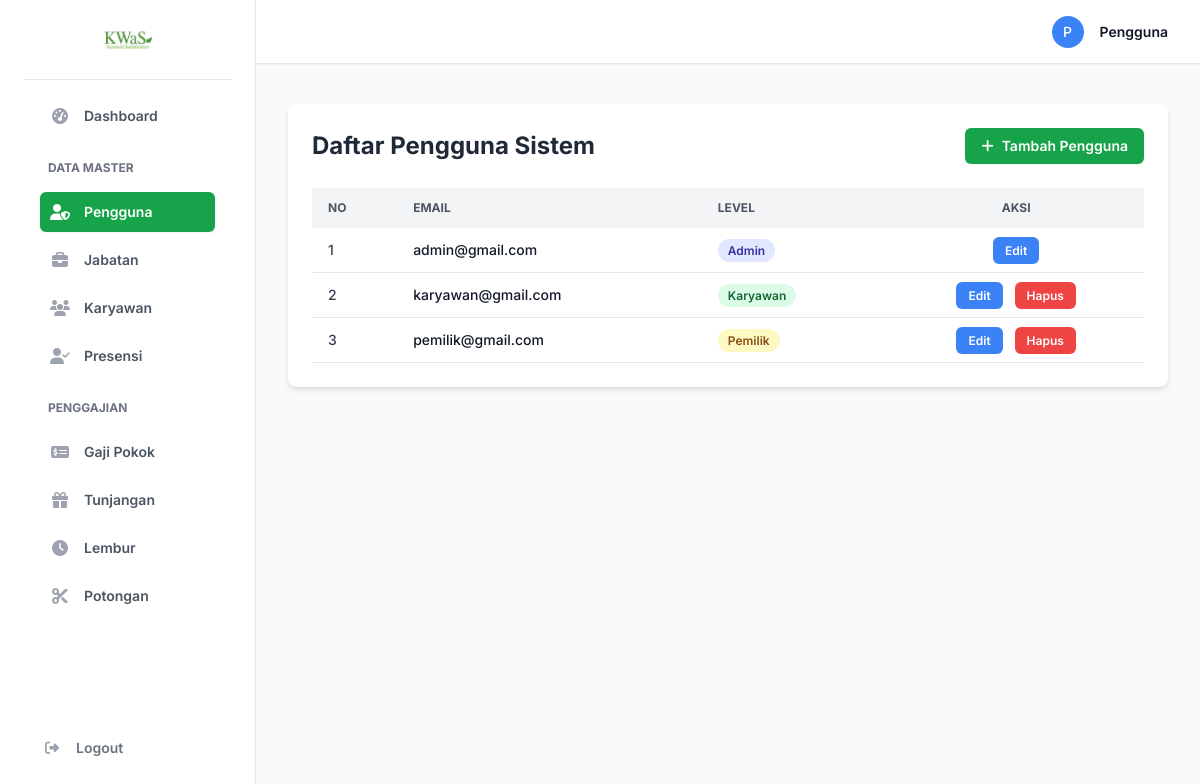
The page /pages/pengguna.php (signed in) on the database its author committed.
### tables this page shows
CREATE TABLE PENGGUNA (
    Id_Pengguna VARCHAR(15) PRIMARY KEY,
    Email VARCHAR(50) UNIQUE NOT NULL,
    Password VARCHAR(255) NOT NULL,
    Level VARCHAR(30) NOT NULL
);

### includes/functions.php (called while the page is built, shortened)
<?php
function e($string) {
    return htmlspecialchars($string ?? '', ENT_QUOTES, 'UTF-8');
}
?>

### pages/pengguna.php (the view, shortened to what this page needs)
<?php
require_once __DIR__ . '/../includes/functions.php';
$action = $_GET['action'] ?? 'list';
require_once __DIR__ . '/../includes/header.php';
require_once __DIR__ . '/../includes/sidebar.php';
?>
<?php if ($action === 'list'): ?>
    <div class="bg-white p-6 rounded-lg shadow-md">
        <div class="flex justify-between items-center mb-6">
            <h2 class="text-2xl font-bold text-gray-800">Daftar Pengguna Sistem</h2>
            <a href="pengguna.php?action=add" class="bg-green-600 text-white px-4 py-2 rounded-md hover:bg-green-700 text-sm font-semibold shadow-sm">
                <i class="fa-solid fa-plus mr-2"></i>Tambah Pengguna
            </a>
        </div>
        <div class="overflow-x-auto">
            <table class="w-full text-sm text-left text-gray-700">
                <thead class="text-xs uppercase bg-gray-100 text-gray-600">
                    <tr>
                        <th class="px-4 py-3">No</th>
                        <th class="px-4 py-3">Email</th>
                        <th class="px-4 py-3">Level</th>
                        <th class="px-4 py-3 text-center">Aksi</th>
                    </tr>
                </thead>
                <tbody>
                    <?php
                    $conn = db_connect();
                    $result = $conn->query("SELECT * FROM PENGGUNA ORDER BY Level, Email ASC");
                    $no = 1;
                    while ($row = $result->fetch_assoc()):
                    ?>
                    <tr class="bg-white border-b hover:bg-gray-50">
                        <td class="px-4 py-3 font-medium"><?= $no++ ?></td>
                        <td class="px-4 py-3 font-medium text-gray-900"><?= e($row['Email']) ?></td>
                        <td class="px-4 py-3">
                            <span class="px-2.5 py-1 text-xs font-semibold rounded-full
                                <?= $row['Level'] === 'Admin' ? 'bg-indigo-100 text-indigo-800' : '' ?>
                                <?= $row['Level'] === 'Pemilik' ? 'bg-yellow-100 text-yellow-800' : '' ?>
                                <?= $row['Level'] === 'Karyawan' ? 'bg-green-100 text-green-800' : '' ?>
                            ">
                                <?= e(ucfirst($row['Level'])) ?>
                            </span>
                        </td>
                        <td class="px-4 py-3 text-center space-x-2">
                            <a href="pengguna.php?action=edit&id=<?= e($row['Id_Pengguna']) ?>" class="bg-blue-500 text-white text-xs font-semibold px-3 py-1.5 rounded-md hover:bg-blue-600">Edit</a>
                            <?php if ($row['Id_Pengguna'] !== $_SESSION['user_id']): ?>
                            <a href="pengguna.php?action=delete&id=<?= e($row['Id_Pengguna']) ?>&token=<?= e($_SESSION['csrf_token']) ?>" class="bg-red-500 text-white text-xs font-semibold px-3 py-1.5 rounded-md hover:bg-red-600" onclick="return confirm('Yakin ingin menghapus pengguna ini?')">Hapus</a>
                            <?php endif; ?>
                        </td>
                    </tr>
                    <?php endwhile; $conn->close(); ?>
                </tbody>
            </table>
        </div>
    </div>
<?php endif; ?>
<?php
require_once __DIR__ . '/../includes/footer.php';
?>

### includes/header.php (shortened to what this page needs)
<?php
require_once __DIR__ . '/functions.php';
$current_user_name = $_SESSION['username'] ?? 'Pengguna';
?>
<!DOCTYPE html>
<html lang="id" class="h-full bg-gray-50">
<head>
    <script src="https://cdn.tailwindcss.com"></script>
    <link rel="stylesheet" href="https://cdnjs.cloudflare.com/ajax/libs/font-awesome/6.5.2/css/all.min.css">
</head>
<body class="h-full">
    <div x-data="{ sidebarOpen: false }" class="min-h-full">
        <?php if (isset($_SESSION['user_id'])): ?>
                            <?php include 'sidebar.php'; ?>
            <div class="hidden lg:fixed lg:inset-y-0 lg:z-50 lg:flex lg:w-64 lg:flex-col">
                <div class="flex grow flex-col gap-y-5 overflow-y-auto border-r border-gray-200 bg-white px-6 pb-4">
                    <?php include 'sidebar.php'; ?>
                </div>
            </div>
            <div class="lg:pl-64">
                <div class="sticky top-0 z-40 flex h-16 shrink-0 items-center gap-x-4 border-b border-gray-200 bg-white px-4 shadow-sm sm:gap-x-6 sm:px-6 lg:px-8 no-print">
                    <div class="flex flex-1 justify-end gap-x-4 self-stretch lg:gap-x-6">
                         <div class="flex items-center gap-x-4 lg:gap-x-6">
                            <div class="relative" x-data="{ open: false }">
                                <button type="button" class="-m-1.5 flex items-center p-1.5" @click="open = !open">
                                    <div class="h-8 w-8 rounded-full bg-blue-500 flex items-center justify-center">
                                        <span class="text-sm font-medium text-white"><?= e(strtoupper(substr($current_user_name, 0, 1))) ?></span>
                                    </div>
                                    <span class="hidden lg:flex lg:items-center">
                                        <span class="ml-4 text-sm font-semibold leading-6 text-gray-900" aria-hidden="true"><?= e($current_user_name) ?></span>
                                    </span>
                                </button>
                            </div>
                        </div>
                    </div>
                </div>
                <main class="py-10">
                    <div class="px-4 sm:px-6 lg:px-8">
        <?php else: ?>
             <main class="flex min-h-full flex-col justify-center py-12 sm:px-6 lg:px-8">
        <?php endif; ?>

### includes/sidebar.php (shortened to what this page needs)
<?php
$user_level = strtolower($_SESSION['level'] ?? '');
$current_page = basename($_SERVER['PHP_SELF']);
$navigation = [
    ['name' => 'Dashboard', 'href' => 'index.php', 'icon' => 'fa-solid fa-gauge-high', 'roles' => ['admin', 'pemilik']],
    ['group' => 'Data Master', 'roles' => ['admin']],
    ['name' => 'Pengguna', 'href' => 'pengguna.php', 'icon' => 'fa-solid fa-user-shield', 'roles' => ['admin']],
    ['name' => 'Jabatan', 'href' => 'jabatan.php', 'icon' => 'fa-solid fa-briefcase', 'roles' => ['admin']],
    ['name' => 'Karyawan', 'href' => 'karyawan.php', 'icon' => 'fa-solid fa-users', 'roles' => ['admin']],
    ['name' => 'Presensi', 'href' => 'presensi.php', 'icon' => 'fa-solid fa-user-check', 'roles' => ['admin']],
    ['group' => 'Penggajian', 'roles' => ['admin']],
    ['name' => 'Gaji Pokok', 'href' => 'salary.php', 'icon' => 'fa-solid fa-money-check-dollar', 'roles' => ['admin']],
    ['name' => 'Tunjangan', 'href' => 'tunjangan.php', 'icon' => 'fa-solid fa-gift', 'roles' => ['admin']],
    ['name' => 'Lembur', 'href' => 'lembur.php', 'icon' => 'fa-solid fa-clock', 'roles' => ['admin']],
    ['name' => 'Potongan', 'href' => 'potongan.php', 'icon' => 'fa-solid fa-scissors', 'roles' => ['admin']],
    ['name' => 'Penggajian', 'href' => 'penggajian_pemilik.php', 'icon' => 'fa-solid fa-money-bill-wave', 'roles' => ['pemilik']],
    ['name' => 'Laporan', 'href' => 'laporan.php', 'icon' => 'fa-solid fa-file-alt', 'roles' => ['pemilik']],
];
?>
<div class="flex h-full flex-col bg-white">
    <div class="flex h-20 shrink-0 items-center justify-center px-4 border-b border-gray-200">
        <a href="<?= BASE_URL ?>/index.php">
             <img src="<?= BASE_URL ?>/assets/images/logo.png" alt="Logo" class="h-12 w-auto">
        </a>
    </div>
    <nav class="flex flex-1 flex-col mt-4">
        <ul role="list" class="flex flex-1 flex-col gap-y-7 px-4">
            <li>
                <ul role="list" class="space-y-2">
                    <?php foreach ($navigation as $item): ?>
                        <?php if (in_array($user_level, $item['roles'])): ?>
                            <?php if (isset($item['group'])): ?>
                                <div class="px-2 pt-4 pb-2 text-xs font-bold uppercase text-gray-500">
                                    <?= e($item['group']) ?>
                                </div>
                            <?php else: ?>
                                <?php
                                    $is_current = ($current_page === $item['href']);
                                    $link_href = (strpos($item['href'], '.php') !== false) ? BASE_URL . '/pages/' . $item['href'] : BASE_URL . '/' . $item['href'];
                                    if ($item['href'] === 'index.php') {
                                        $link_href = BASE_URL . '/index.php';
                                    }
                                ?>
                                <li>
                                    <a href="<?= $link_href ?>"
                                       class="<?= $is_current
                                           ? 'bg-green-600 text-white shadow-sm'
                                           : 'text-gray-600 hover:text-green-700 hover:bg-green-50';
                                       ?> group flex items-center gap-x-3 rounded-md p-2 text-sm leading-6 font-semibold transition-all duration-200">
                                        <span class="flex h-6 w-6 items-center justify-center">
                                            <i class="<?= e($item['icon']) ?> <?= $is_current ? 'text-white' : 'text-gray-400 group-hover:text-green-600'; ?> text-base"></i>
                                        </span>
                                        <?= e($item['name']) ?>
                                    </a>
                                </li>
                            <?php endif; ?>
                        <?php endif; ?>
                    <?php endforeach; ?>
                </ul>
            </li>
            <li class="mt-auto mb-4">
                 <a href="<?= BASE_URL ?>/auth/logout.php" class="group -mx-2 flex gap-x-3 rounded-md p-2 text-sm font-semibold leading-6 text-gray-500 hover:bg-red-50 hover:text-red-600 transition-colors duration-200">
                    <span class="flex h-6 w-6 items-center justify-center">
                       <i class="fa-solid fa-right-from-bracket text-gray-400 group-hover:text-red-500"></i>
                    </span>
                    Logout
                </a>
            </li>
        </ul>
    </nav>
</div>

### includes/footer.php
</div> </body>
</html>

### includes/header.php (style rules this page uses)
body { font-family: 'Inter', sans-serif; }

### rows shown on the page
pengguna: Email "admin@gmail.com", Level "Admin"
pengguna: Email "karyawan@gmail.com", Level "Karyawan"
pengguna: Email "pemilik@gmail.com", Level "Pemilik"

### other values the page prints
$item['name'] "Dashboard"
$item['group'] "DATA MASTER"
$item['name'] "Pengguna"
$item['name'] "Jabatan"
$item['name'] "Karyawan"
$item['name'] "Presensi"
$item['group'] "PENGGAJIAN"
$item['name'] "Gaji Pokok"
$item['name'] "Tunjangan"
$item['name'] "Lembur"
$item['name'] "Potongan"
substr($current_user_name, 0, 1) "P"
$current_user_name "Pengguna"
